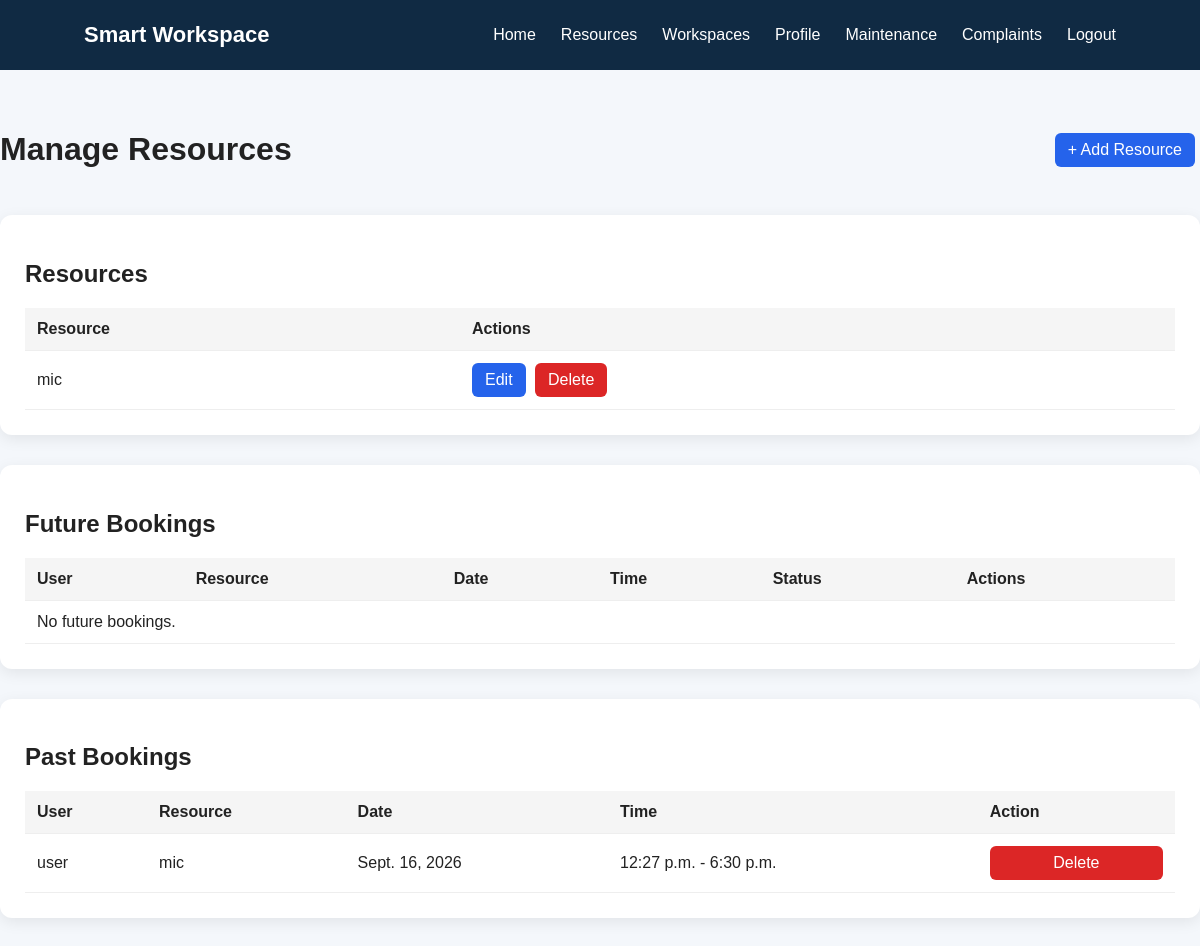
Screenshot of /admin-home/resources/ (signed in) with the database file from the repository.
### workspace/models.py (models this page shows, shortened)
class Resource(models.Model):
    RESOURCE_TYPES = [
        ('Equipment', 'Equipment'),
        ('Projector', 'Projector'),
        ('Computer', 'Computer'),
        ('Other', 'Other'),
    ]
    name = models.CharField(max_length=100)
    resource_type = models.CharField(max_length=50, choices=RESOURCE_TYPES)
    description = models.TextField()
    previous_uses = models.TextField(blank=True)
    image = models.ImageField(upload_to='resources/', blank=True, null=True)
    department = models.CharField(max_length=100, blank=True)
    available = models.BooleanField(default=True)
    def __str__(self):
        return self.name

class ResourceBooking(models.Model):
    STATUS_CHOICES = [
        ('Pending', 'Pending'),
        ('Approved', 'Approved'),
        ('Rejected', 'Rejected'),
        ('Cancelled', 'Cancelled'),
    ]
    user = models.ForeignKey(User, on_delete=models.CASCADE)
    resource = models.ForeignKey(Resource, on_delete=models.CASCADE)
    purpose = models.CharField(max_length=255)
    department = models.CharField(max_length=100)
    booking_date = models.DateField()
    start_time = models.TimeField()
    end_time = models.TimeField()
    status = models.CharField(
        max_length=20,
        choices=STATUS_CHOICES,
        default='Pending'
    )
    created_at = models.DateTimeField(auto_now_add=True)

### workspace/views.py (the view)
@staff_member_required
def admin_resources(request):
    resources = Resource.objects.all()
    resource_bookings = ResourceBooking.objects.select_related(
        'resource',
        'user'
    ).order_by(
        '-booking_date',
        '-start_time'
    )
    today = timezone.localdate()
    past_bookings = resource_bookings.filter(
        booking_date__lt=today
    )
    future_bookings = resource_bookings.filter(
        booking_date__gte=today
    )
    return render(
        request,
        'workspace/admin_resources.html',
        {
            'resources': resources,
            'past_bookings': past_bookings,
            'future_bookings': future_bookings,
        }
    )

### workspace/templates/workspace/admin_resources.html (shortened to what this page needs)
{% extends 'workspace/base.html' %}
{% block content %}
<div class="admin-page">
    <div class="top-section">
        <h1>Manage Resources</h1>
        <a
            href="{% url 'admin_resource_add' %}"
            class="button"
        >
            + Add Resource
        </a>
    </div>
    <div class="box">
        <h2>Resources</h2>
        <table>
            <tr>
                <th>Resource</th>
                <th>Actions</th>
            </tr>
            {% for resource in resources %}
            <tr>
                <td>
                    {{ resource }}
                </td>
                <td>
                    <a
                        href="{% url 'admin_resource_edit' resource.id %}"
                        class="button"
                    >
                        Edit
                    </a>
                    <form
                        method="POST"
                        action="{% url 'admin_resource_delete' resource.id %}"
                        style="display:inline;"
                    >
                        <button
                            type="submit"
                            class="delete-button"
                        >
                            Delete
                        </button>
                    </form>
                </td>
            </tr>
            {% empty %}
            <tr>
                <td colspan="2">
                    No resources found.
                </td>
            </tr>
            {% endfor %}
        </table>
    </div>
    <div class="box">
        <h2>Future Bookings</h2>
        <table>
            <tr>
                <th>User</th>
                <th>Resource</th>
                <th>Date</th>
                <th>Time</th>
                <th>Status</th>
                <th>Actions</th>
            </tr>
            {% for booking in future_bookings %}
            <tr>
                <td>{{ booking.user.username }}</td>
                <td>{{ booking.resource }}</td>
                <td>{{ booking.booking_date }}</td>
                <td>
                    {{ booking.start_time }} -
                    {{ booking.end_time }}
                </td>
                <td>{{ booking.status }}</td>
                <td>
                    {% if booking.status != 'Cancelled' %}
                    <form
                        method="POST"
                        action="{% url 'admin_cancel_resource_booking' booking.id %}"
                        style="display:inline;"
                    >
                        {% csrf_token %}
                        <button
                            type="submit"
                            class="cancel-button"
                        >
                            Cancel
                        </button>
                    </form>
                    {% endif %}
                    <form
                        method="POST"
                        action="{% url 'admin_delete_resource_booking' booking.id %}"
                        style="display:inline;"
                    >
                        {% csrf_token %}
                        <button
                            type="submit"
                            class="delete-button"
                        >
                            Delete
                        </button>
                    </form>
                </td>
            </tr>
            {% empty %}
            <tr>
                <td colspan="6">
                    No future bookings.
                </td>
            </tr>
            {% endfor %}
        </table>
    </div>
    <div class="box">
        <h2>Past Bookings</h2>
        <table>
            <tr>
                <th>User</th>
                <th>Resource</th>
                <th>Date</th>
                <th>Time</th>
                <th>Action</th>
            </tr>
            {% for booking in past_bookings %}
            <tr>
                <td>{{ booking.user.username }}</td>
                <td>{{ booking.resource }}</td>
                <td>{{ booking.booking_date }}</td>
                <td>
                    {{ booking.start_time }} -
                    {{ booking.end_time }}
                </td>
                <td>
                    <form
                        method="POST"
                        action="{% url 'admin_delete_resource_booking' booking.id %}"
                    >
                        <button
                            type="submit"
                            class="delete-button"
                        >
                            Delete
                        </button>
                    </form>
                </td>
            </tr>
            {% empty %}
            <tr>
                <td colspan="6">
                    No past bookings.
                </td>
            </tr>
            {% endfor %}
        </table>
    </div>
</div>
{% endblock %}

### workspace/static/workspace/style.css (style rules this page uses)
* { box-sizing: border-box; }
body { margin: 0; font-family: Arial, sans-serif; background: #f4f7fb; color: #222; }
form { display: flex; flex-direction: column; gap: 12px; }
button { padding: 14px; background: #102a43; color: white; border: none; border-radius: 7px; cursor: pointer; font-size: 16px; }

### workspace/templates/workspace/admin_resources.html (style rules this page uses)
.admin-page { max-width: 1200px; margin: 40px auto; }
.top-section { display: flex; justify-content: space-between; align-items: center; margin-bottom: 25px; }
.box { background: white; padding: 25px; margin-bottom: 30px; border-radius: 12px; box-shadow: 0 4px 15px rgba(0,0,0,0.08); }
table { width: 100%; border-collapse: collapse; }
th, td { padding: 12px; border-bottom: 1px solid #eee; text-align: left; }
th { background: #f5f5f5; }
.button { display: inline-block; padding: 8px 13px; border-radius: 6px; text-decoration: none; background: #2563eb; color: white; margin-right: 5px; }
.delete-button { background: #dc2626; color: white; border: none; padding: 8px 13px; border-radius: 6px; cursor: pointer; }

### rows the page displays
Resource: name "mic"
ResourceBooking: user.username "user", resource "mic", booking_date "Sept. 16, 2026", start_time "12:27 p.m.", end_time "6:30 p.m."
